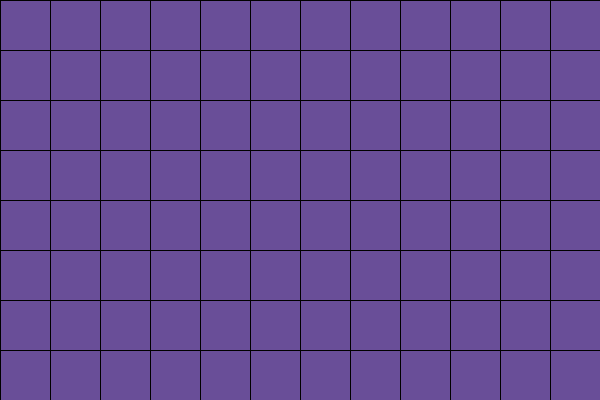
Frame 1 (no input)
Frame 60 (the mouse pressed at the canvas centre just before this capture): identical to frame 1, image omitted
Frame 120 (the mouse held since frame 60 and released just before this capture): identical to frame 1, image omitted

The Processing sketch that drew this single still picture (run headless with seeded random() and noise(); from frame 60 on, the mouse is pressed at the canvas centre):

// Processing sketch: week04_2
// ── week04_2.pde
// week04-2 好玩的程式設計 for for迴圈 + if 判斷
// Ctrl-N 開新的程式的視窗
void setup() {//設定
  size(600, 400); //視窗大小 600,400
}
void draw() {//畫圖
  for (int y = 0; y < 400; y += 50) {//外面for迴圈 對y
    for (int x = 0; x < 600; x += 50) {//裡面for迴圈 對x
      if (x < mouseX && mouseX < x+50) fill(#B73434);
      else if (y < mouseY && mouseY < y+50) fill(#B73434);
      else fill(#694E98);//自己在Tool-色彩選擇器，挑色彩
      rect( x, y, 50, 50);
    }
  }
}
